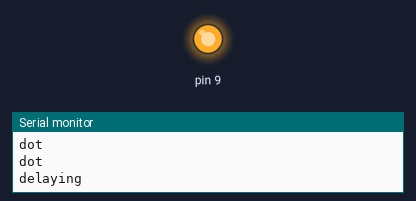
The sketch below on a simulated Arduino Uno, built with avr-gcc and run on an emulated ATmega328P. Shown: output pins drawn as LEDs (lit = HIGH), the last lines printed to the serial monitor.

Above: at 1.7 s.
At 22.1 s:
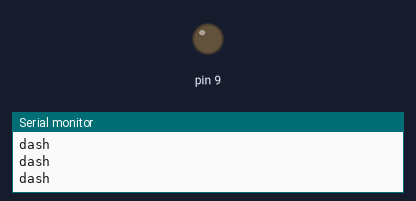
Timing chart, 0 to 22.8 s (numbered marks = the images above):
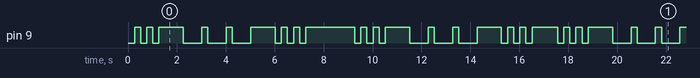

The sketch:

test.ino
```cpp
/*
 * simple example of how to use Morse library
 */

#include "Morse.h"

Morse morse;

void setup() {
  Serial.begin(9600);
  morse.initialize(9);
}

void loop() {
  Serial.println("*****     START      *****");
  // it is possible call with lowercase or uppercase characters
  // " " is allowed only between 2 words
  morse.codeString  ("SOs sos");
  Serial.println("*****     END        *****");
}
```

Morse.cpp
```cpp
/*
  Morse.cpp - Library for flashing Morse code.
  Created by Peter Mravec, January 14, 2018.
  Released into the public domain.
*/

#include "Arduino.h"
#include "Morse.h"

/*
 * ALPHABET contains morse code
 * . is dot
 * - id dash
 */
String ALPHABET[26] = {
//morse code   alphabet char
    ".-",      //  A
    "-...",    //  B
    "-.-.",    //  C
    "-..",     //  D
    ".",       //  E
    "..-.",    //  F
    "--.",     //  G
    "....",    //  H
    "..",      //  I
    ".---",    //  J
    "-.-",     //  K
    ".-..",    //  L
    "--",      //  M
    "-.",      //  N
    "---",     //  O
    ".--.",    //  P
    "--.-",    //  Q
    ".-.",     //  R
    "...",     //  S
    "-",       //  T
    "..-",     //  U
    "...-",    //  V
    ".--",     //  W
    "-..-",    //  X
    "-.--",    //  Y
    "--.."     //  Z
  };

/*
 * initial setup for pinMode(pin) and
 * store value of pin as private _pin
 */
void Morse::initialize(int pin)
{
  pinMode(pin, OUTPUT);
  _pin = pin;
}

/*
 * method for visualing dot with blink LED on _pin
 */
void Morse::dot()
{
  digitalWrite(_pin, LOW);
  delay(250);
  digitalWrite(_pin, HIGH);
  delay(250);
}

/*
 * method for visualing dash with blink LED on _pin
 */
void Morse::dash()
{
  digitalWrite(_pin, LOW);
  delay(750);
  digitalWrite(_pin, HIGH);
  delay(250);
}

/*
 * delay between 2 characters is 3 * unit (250)
 * => 750 ms
 */
void Morse::delayChar()
{
  Serial.println("delaying ");
  digitalWrite(_pin, HIGH);
  delay(3 * 250);
}

/*
 * delay between words is 7 * unit (250)
 * but it is word word so it has to be - 3 * unit (250)
 * => there is only 4 * unit (250)
 * => 1000 ms
 */
void Morse::delayWord()
{
  Serial.println("delaying ");
  digitalWrite(_pin, HIGH);
  delay(4 * 250);
}

/*
 * method for encode text to visualing in morse code
 * Example codeString("I AM PETER")
 * Allowed only this characters:
 * [ABCDEFGHIJKLMNOPQRSTUVWXYZ ]
 */
void Morse::codeString(String text)
{
  text.toUpperCase();
  int i = 0;
  for (i; i < text.length(); i++)
  {
    Serial.println("call to encode character  ");
    Serial.print(text[i]);
    encodeChar(text[i]);
  }
}

/*
 * method calls dot() and dash()
 * at the end calls delayChar()
 */
void Morse::do_signal(String encode_string){
  int i;
  Serial.println(encode_string);
  for (i = 0; i < encode_string.length(); i++){
    if (encode_string[i] == '.'){
      Serial.println("dot");
      dot();
    }
    if (encode_string[i] == '-'){
      Serial.println("dash");
      dash();
    }
  };
  delayChar();
}

/*
 * method calls other methods according to
 * value of character
 * if character is not in authorized alphabet => do nothing
 */
void Morse::encodeChar(char character)
{
  if (character == ' '){
    delayWord();
  }
  else {
    int ord = character - 'A';
    if (ord >= 0 and ord <= 25){
      Serial.println("ord ");
      Serial.print(ord);
      Serial.println(ALPHABET[ord]);
      do_signal(ALPHABET[ord]);
    }
  }
}
```

Morse.h
```cpp
/*
  Morse.h - Library for flashing Morse code.
  Created by Peter Mravec, January 14, 2018.
  Released into the public domain.
*/
#ifndef Morse_h
#define Morse_h

#include "Arduino.h"

class Morse
{
  public:
    void initialize(int pin);
    void dot();
    void dash();
    void delayWord();
    void delayChar();
    void codeString(String text);
    void encodeChar(char character);
    void do_signal (String encode_string  );
  private:
    int _pin;
};

#endif
```

Measured:
- by itself, pin 9: moves between LOW and HIGH, repeating every 17.5 s
- by itself, everything shown: repeats every 17.5 s, in 36 steps
